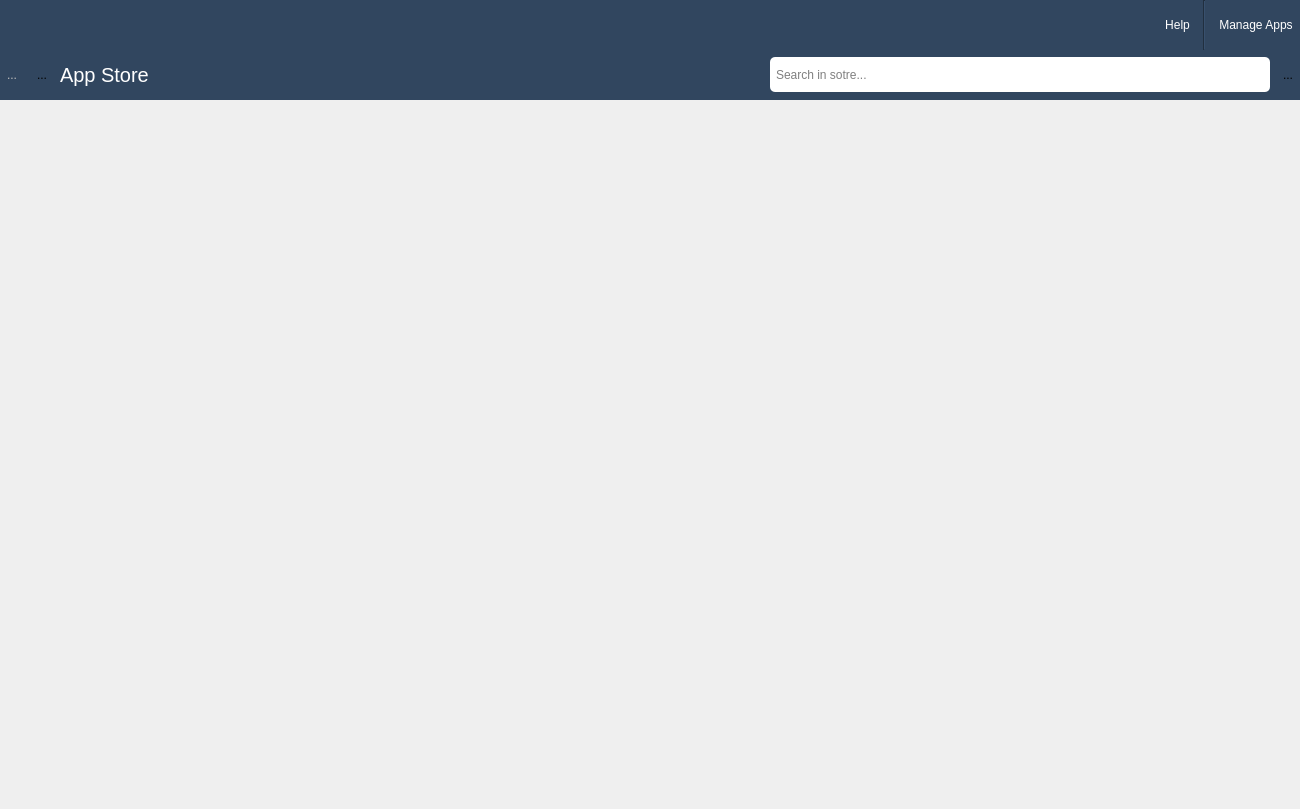
<?xml version="1.0" encoding="UTF-8"?>
<ui version="4.0">
 <class>Form</class>
 <widget class="QWidget" name="Form">
  <property name="geometry">
   <rect>
    <x>0</x>
    <y>0</y>
    <width>1300</width>
    <height>809</height>
   </rect>
  </property>
  <property name="windowTitle">
   <string>PyMiner App Store</string>
  </property>
  <property name="styleSheet">
   <string notr="true"/>
  </property>
  <layout class="QVBoxLayout" name="verticalLayout">
   <property name="spacing">
    <number>0</number>
   </property>
   <property name="leftMargin">
    <number>0</number>
   </property>
   <property name="topMargin">
    <number>0</number>
   </property>
   <property name="rightMargin">
    <number>0</number>
   </property>
   <property name="bottomMargin">
    <number>0</number>
   </property>
   <item>
    <widget class="QWidget" name="widget" native="true">
     <property name="maximumSize">
      <size>
       <width>16777215</width>
       <height>50</height>
      </size>
     </property>
     <property name="styleSheet">
      <string notr="true">background-color: rgb(49, 70,95);</string>
     </property>
     <layout class="QHBoxLayout" name="horizontalLayout">
      <property name="leftMargin">
       <number>0</number>
      </property>
      <property name="topMargin">
       <number>0</number>
      </property>
      <property name="rightMargin">
       <number>0</number>
      </property>
      <property name="bottomMargin">
       <number>0</number>
      </property>
      <item>
       <spacer name="horizontalSpacer_3">
        <property name="orientation">
         <enum>Qt::Horizontal</enum>
        </property>
        <property name="sizeHint" stdset="0">
         <size>
          <width>849</width>
          <height>5</height>
         </size>
        </property>
       </spacer>
      </item>
      <item>
       <widget class="QToolButton" name="toolButton_help">
        <property name="styleSheet">
         <string notr="true">color: rgb(255, 255, 255);</string>
        </property>
        <property name="text">
         <string>Help</string>
        </property>
        <property name="autoRaise">
         <bool>true</bool>
        </property>
       </widget>
      </item>
      <item>
       <widget class="Line" name="line">
        <property name="styleSheet">
         <string notr="true">color: rgb(255, 255, 255);</string>
        </property>
        <property name="orientation">
         <enum>Qt::Vertical</enum>
        </property>
       </widget>
      </item>
      <item>
       <widget class="QToolButton" name="toolButton_manage">
        <property name="styleSheet">
         <string notr="true">color: rgb(255, 255, 255);</string>
        </property>
        <property name="text">
         <string>Manage Apps</string>
        </property>
        <property name="autoRaise">
         <bool>true</bool>
        </property>
       </widget>
      </item>
     </layout>
    </widget>
   </item>
   <item>
    <widget class="QWidget" name="widget_3" native="true">
     <property name="maximumSize">
      <size>
       <width>16777215</width>
       <height>50</height>
      </size>
     </property>
     <property name="styleSheet">
      <string notr="true">background-color: rgb(49, 70, 95);</string>
     </property>
     <layout class="QHBoxLayout" name="horizontalLayout_3">
      <property name="leftMargin">
       <number>0</number>
      </property>
      <property name="topMargin">
       <number>0</number>
      </property>
      <property name="rightMargin">
       <number>0</number>
      </property>
      <property name="bottomMargin">
       <number>0</number>
      </property>
      <item>
       <widget class="QToolButton" name="toolButton_4">
        <property name="enabled">
         <bool>false</bool>
        </property>
        <property name="text">
         <string>...</string>
        </property>
        <property name="icon">
         <iconset resource="../pyqtsource.qrc">
          <normaloff>:/color/theme/default/icons/useLeftAll.svg</normaloff>:/color/theme/default/icons/useLeftAll.svg</iconset>
        </property>
        <property name="autoRaise">
         <bool>true</bool>
        </property>
       </widget>
      </item>
      <item>
       <widget class="QToolButton" name="toolButton_5">
        <property name="text">
         <string>...</string>
        </property>
        <property name="icon">
         <iconset resource="../pyqtsource.qrc">
          <normaloff>:/color/theme/default/icons/mIconModelLayer.svg</normaloff>:/color/theme/default/icons/mIconModelLayer.svg</iconset>
        </property>
        <property name="iconSize">
         <size>
          <width>35</width>
          <height>35</height>
         </size>
        </property>
        <property name="autoRaise">
         <bool>true</bool>
        </property>
       </widget>
      </item>
      <item>
       <widget class="QLabel" name="label">
        <property name="font">
         <font>
          <family>Microsoft YaHei UI</family>
          <pointsize>15</pointsize>
         </font>
        </property>
        <property name="styleSheet">
         <string notr="true">color: rgb(255, 255, 255);</string>
        </property>
        <property name="text">
         <string>App Store</string>
        </property>
       </widget>
      </item>
      <item>
       <spacer name="horizontalSpacer_4">
        <property name="orientation">
         <enum>Qt::Horizontal</enum>
        </property>
        <property name="sizeHint" stdset="0">
         <size>
          <width>436</width>
          <height>20</height>
         </size>
        </property>
       </spacer>
      </item>
      <item>
       <widget class="QLineEdit" name="lineEdit">
        <property name="maximumSize">
         <size>
          <width>500</width>
          <height>35</height>
         </size>
        </property>
        <property name="styleSheet">
         <string notr="true">background-color: rgb(255, 255, 255);border:0px groove gray;border-radius:5px;padding:2px 4px</string>
        </property>
        <property name="placeholderText">
         <string>Search in sotre...</string>
        </property>
       </widget>
      </item>
      <item>
       <widget class="QToolButton" name="toolButton_3">
        <property name="maximumSize">
         <size>
          <width>40</width>
          <height>40</height>
         </size>
        </property>
        <property name="text">
         <string>...</string>
        </property>
        <property name="icon">
         <iconset resource="../pyqtsource.qrc">
          <normaloff>:/color/theme/default/icons/search.svg</normaloff>:/color/theme/default/icons/search.svg</iconset>
        </property>
        <property name="iconSize">
         <size>
          <width>30</width>
          <height>30</height>
         </size>
        </property>
        <property name="autoRaise">
         <bool>true</bool>
        </property>
       </widget>
      </item>
     </layout>
    </widget>
   </item>
   <item>
    <widget class="QWidget" name="widget_2" native="true">
     <layout class="QVBoxLayout" name="verticalLayout_2">
      <property name="leftMargin">
       <number>0</number>
      </property>
      <property name="topMargin">
       <number>0</number>
      </property>
      <property name="rightMargin">
       <number>0</number>
      </property>
      <property name="bottomMargin">
       <number>0</number>
      </property>
      <item>
       <layout class="QHBoxLayout" name="horizontalLayout_2"/>
      </item>
     </layout>
    </widget>
   </item>
  </layout>
 </widget>
 <resources>
  <include location="../pyqtsource.qrc"/>
 </resources>
 <connections/>
</ui>
